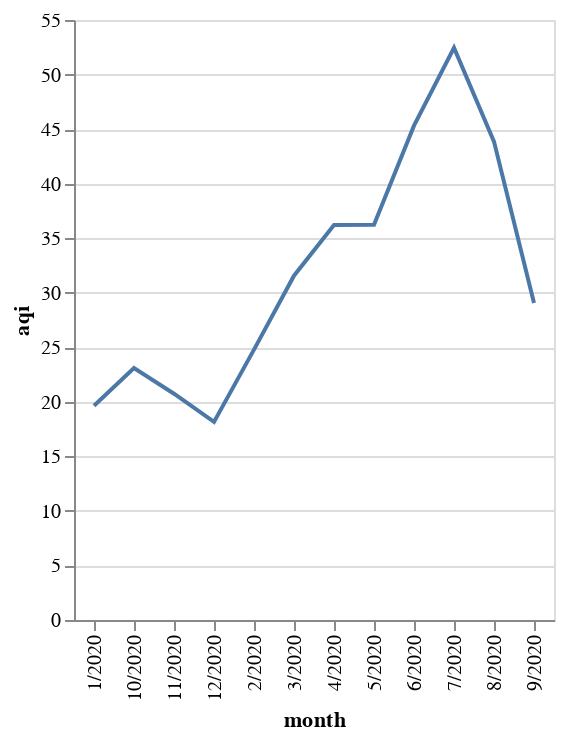

The notebook cell saved with this chart:
### Code cell
ozone_2020 = pd.read_csv("../../data/final/epa_air_params/ozone_2020_avg_df.csv")
alt.Chart(ozone_2020).mark_line().encode(
    x="month",
    y="aqi"
)

### Figure 1 — Vega-Lite specification as saved in the notebook (floating-point values rounded to 4 significant figures)
{"config": {"view": {"continuousWidth": 400, "continuousHeight": 300}}, "data": {"name": "data-5136b562ac18471f60a2ecb48fa8a3a7"}, "mark": "line", "encoding": {"x": {"type": "nominal", "field": "month"}, "y": {"type": "quantitative", "field": "aqi"}}, "$schema": "https://vega.github.io/schema/vega-lite/v4.8.1.json", "datasets": {"data-5136b562ac18471f60a2ecb48fa8a3a7": [{"month": "9/2020", "aqi": 29.07, "arithmetic_mean": 0.02268, "units_of_measure": "Parts per million", "parameter": "Ozone"}, {"month": "5/2020", "aqi": 36.23, "arithmetic_mean": 0.03136, "units_of_measure": "Parts per million", "parameter": "Ozone"}, {"month": "10/2020", "aqi": 23.1, "arithmetic_mean": 0.01807, "units_of_measure": "Parts per million", "parameter": "Ozone"}, {"month": "1/2020", "aqi": 19.65, "arithmetic_mean": 0.01476, "units_of_measure": "Parts per million", "parameter": "Ozone"}, {"month": "3/2020", "aqi": 31.56, "arithmetic_mean": 0.02767, "units_of_measure": "Parts per million", "parameter": "Ozone"}, {"month": "2/2020", "aqi": 24.78, "arithmetic_mean": 0.01867, "units_of_measure": "Parts per million", "parameter": "Ozone"}, {"month": "11/2020", "aqi": 20.74, "arithmetic_mean": 0.01565, "units_of_measure": "Parts per million", "parameter": "Ozone"}, {"month": "12/2020", "aqi": 18.16, "arithmetic_mean": 0.01383, "units_of_measure": "Parts per million", "parameter": "Ozone"}, {"month": "6/2020", "aqi": 45.31, "arithmetic_mean": 0.03239, "units_of_measure": "Parts per million", "parameter": "Ozone"}, {"month": "8/2020", "aqi": 43.85, "arithmetic_mean": 0.03036, "units_of_measure": "Parts per million", "parameter": "Ozone"}, {"month": "4/2020", "aqi": 36.21, "arithmetic_mean": 0.03288, "units_of_measure": "Parts per million", "parameter": "Ozone"}, {"month": "7/2020", "aqi": 52.45, "arithmetic_mean": 0.03462, "units_of_measure": "Parts per million", "parameter": "Ozone"}]}}
